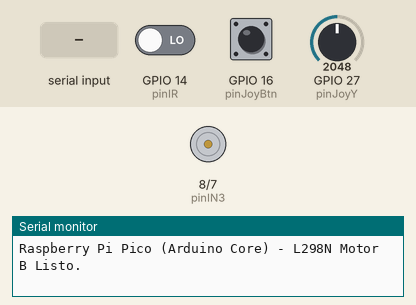
This sketch was run on a simulated ESP32-S3. Parts: motor-driver pin pairs drawn as motors (green arrow = first pin HIGH = forward, orange = second pin HIGH = backward, longer = more drive, scaled by the enable pin), the last lines printed to the serial monitor. Inputs (shaded band) come from the test bench; at power-on: GPIO 14 (pinIR) LOW, GPIO 16 (pinJoyBtn) HIGH, GPIO 27 (pinJoyY) = 2048.

Above: at 1.2 s.
1.3 s: "DESPACHAR\n" received over Serial
At 1.49 s:
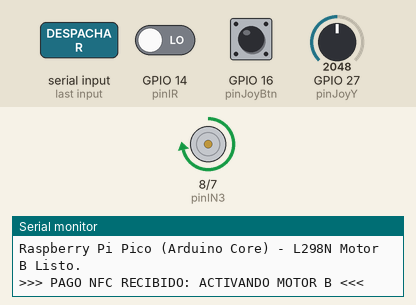
3.1 s: "DESPACHAR\n" received over the second serial link
At 4.2 s:
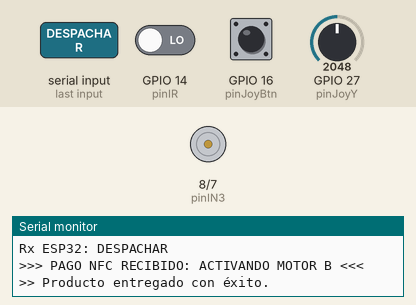
4.6 s: "PAYMENT_OK_1\n" received over the second serial link
At 4.78 s:
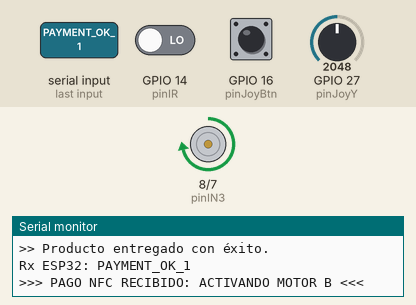
6.1 s: "PAYMENT_OK\n" received over the second serial link
At 6.8 s:
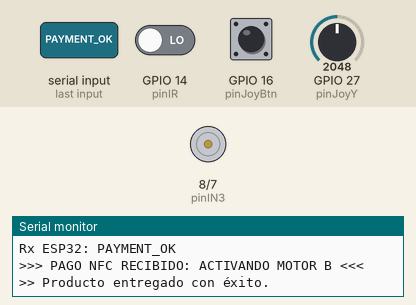
Timing chart, 0 to 8.6 s (numbered marks = the images above; inputs shaded):
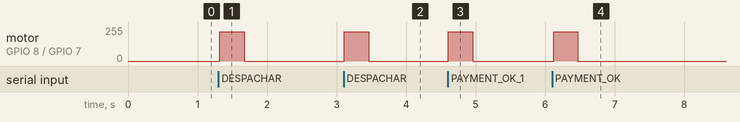

Measured:
- after the input at 1.3 s, motor on GPIO 8 (pinIN3) / GPIO 7 (pinIN4): stopped → forward 220/255 at once, → stopped 0.35 s later
- after the input at 3.1 s, motor on GPIO 8 (pinIN3) / GPIO 7 (pinIN4): stopped → forward 220/255 at once, → stopped 0.35 s later
- after the input at 4.6 s, motor on GPIO 8 (pinIN3) / GPIO 7 (pinIN4): stopped → forward 220/255 at once, → stopped 0.35 s later
- after the input at 6.1 s, motor on GPIO 8 (pinIN3) / GPIO 7 (pinIN4): stopped → forward 220/255 at once, → stopped 0.35 s later

The sketch:

pico_l298n_vending.ino
```cpp
/*
 * ==============================================================================
 * RASPBERRY PI PICO (Arduino Core) - CONTROLADOR L298N (MOTOR B) + UART ESP32
 * ==============================================================================
 * Pines:
 * - UART0: TX=GP0 (Pin 1) a ESP32 RX2 (Pin 16)
 *          RX=GP1 (Pin 2) a ESP32 TX2 (Pin 17)
 * - Motor B (L298N):
 *          IN3 = GP8  (Pin 11)
 *          IN4 = GP7  (Pin 10)
 *          ENB = GP6  (Pin 9)  [PWM]
 * - Sensor IR:
 *          OUT = GP14 (Pin 19) [Entrada Digital, 0 = Caída detectada]
 * - Joystick:
 *          VRy = GP27 / A1 (Pin 32)
 *          VRx = GP26 / A0 (Pin 31)
 *          SW  = GP16      (Pin 21, INPUT_PULLUP)
 * ==============================================================================
 */

#include <Arduino.h>

// Pines Motor B (L298N)
const int pinIN3 = 8;
const int pinIN4 = 7;
const int pinENB = 6;

// Pin Sensor IR
const int pinIR = 14;

// Joystick
const int pinJoyY = 27;
const int pinJoyBtn = 16;

const int VELOCIDAD_B = 220; // 0-255 en Arduino PWM
const unsigned long TIMEOUT_DESPACHO = 8000; // 8 segundos

bool enCentro = true;
bool botonLibre = true;

void pararMotorB() {
  digitalWrite(pinIN3, LOW);
  digitalWrite(pinIN4, LOW);
  analogWrite(pinENB, 0);
}

void girarMotorB(bool adelante = true) {
  if (adelante) {
    digitalWrite(pinIN3, HIGH);
    digitalWrite(pinIN4, LOW);
  } else {
    digitalWrite(pinIN3, LOW);
    digitalWrite(pinIN4, HIGH);
  }
  analogWrite(pinENB, VELOCIDAD_B);
}

void despacharMotorB() {
  Serial.println(">>> PAGO NFC RECIBIDO: ACTIVANDO MOTOR B <<<");
  girarMotorB(true);

  unsigned long inicio = millis();
  bool detectado = false;

  while (millis() - inicio < TIMEOUT_DESPACHO) {
    if (digitalRead(pinIR) == LOW) { // Producto cayó
      detectado = true;
      delay(350); // Margen para caída completa
      break;
    }
    delay(20);
  }

  pararMotorB();

  if (detectado) {
    Serial.println(">> Producto entregado con éxito.");
    Serial1.println("ITEM_DROPPED");
    Serial1.println("ENTREGADO");
  } else {
    Serial.println(">> Error: Timeout sin detección en sensor IR.");
    Serial1.println("ERROR_DROP");
    Serial1.println("ERROR_DISPENSA");
  }
}

void setup() {
  Serial.begin(115200);   // Monitor Serie USB
  Serial1.begin(9600);    // UART hacia ESP32 (TX=GP0, RX=GP1)

  pinMode(pinIN3, OUTPUT);
  pinMode(pinIN4, OUTPUT);
  pinMode(pinENB, OUTPUT);
  pararMotorB();

  pinMode(pinIR, INPUT);
  pinMode(pinJoyBtn, INPUT_PULLUP);

  Serial.println("Raspberry Pi Pico (Arduino Core) - L298N Motor B Listo.");
}

void loop() {
  // 1. Comandos UART desde el ESP32 tras detectar NFC
  if (Serial1.available()) {
    String msg = Serial1.readStringUntil('\n');
    msg.trim();
    Serial.print("Rx ESP32: ");
    Serial.println(msg);

    if (msg == "DESPACHAR" || msg == "PAYMENT_OK_1" || msg == "PAYMENT_OK_2" || msg == "PAYMENT_OK") {
      despacharMotorB();
    } else if (msg == "STOP") {
      pararMotorB();
    }
  }

  // 2. Comandos de prueba desde Monitor Serie USB
  if (Serial.available()) {
    String test = Serial.readStringUntil('\n');
    test.trim();
    if (test == "B" || test == "DESPACHAR" || test == "TEST") {
      despacharMotorB();
    }
  }

  // 3. Joystick hacia ESP32
  int valY = analogRead(pinJoyY);
  bool click = (digitalRead(pinJoyBtn) == LOW);

  if (valY < 300 && enCentro) {
    Serial1.println("ARRIBA");
    enCentro = false;
  } else if (valY > 800 && enCentro) {
    Serial1.println("ABAJO");
    enCentro = false;
  } else if (valY >= 400 && valY <= 700) {
    enCentro = true;
  }

  if (click && botonLibre) {
    Serial1.println("OK");
    botonLibre = false;
  } else if (!click) {
    botonLibre = true;
  }

  delay(25);
}
```
